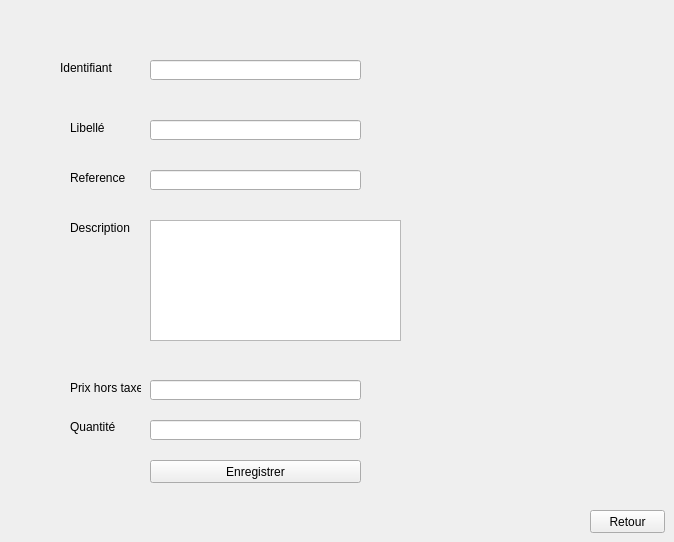
      <widget class="QWidget" name="tab_21">
       <attribute name="icon">
        <iconset>
         <normaloff>../../Projet C++/123732013_1045972172495472_690709610642558918_n.png</normaloff>../../Projet C++/123732013_1045972172495472_690709610642558918_n.png</iconset>
       </attribute>
       <attribute name="title">
        <string>Modifier</string>
       </attribute>
       <widget class="QLabel" name="label_31">
        <property name="geometry">
         <rect>
          <x>60</x>
          <y>60</y>
          <width>71</width>
          <height>16</height>
         </rect>
        </property>
        <property name="font">
         <font>
          <pointsize>9</pointsize>
          <weight>50</weight>
          <bold>false</bold>
         </font>
        </property>
        <property name="text">
         <string>Identifiant</string>
        </property>
       </widget>
       <widget class="QLineEdit" name="lineEdit_8">
        <property name="geometry">
         <rect>
          <x>150</x>
          <y>60</y>
          <width>211</width>
          <height>20</height>
         </rect>
        </property>
        <property name="maxLength">
         <number>8</number>
        </property>
       </widget>
       <widget class="QPushButton" name="pushButton_11">
        <property name="geometry">
         <rect>
          <x>590</x>
          <y>510</y>
          <width>75</width>
          <height>23</height>
         </rect>
        </property>
        <property name="text">
         <string>Retour</string>
        </property>
       </widget>
       <widget class="QLabel" name="label_44">
        <property name="geometry">
         <rect>
          <x>70</x>
          <y>120</y>
          <width>81</width>
          <height>16</height>
         </rect>
        </property>
        <property name="font">
         <font>
          <pointsize>9</pointsize>
          <weight>50</weight>
          <bold>false</bold>
         </font>
        </property>
        <property name="text">
         <string>Libellé</string>
        </property>
       </widget>
       <widget class="QLineEdit" name="lineEdit_Nom_3">
        <property name="geometry">
         <rect>
          <x>150</x>
          <y>120</y>
          <width>211</width>
          <height>20</height>
         </rect>
        </property>
        <property name="maxLength">
         <number>10</number>
        </property>
       </widget>
       <widget class="QLineEdit" name="lineEdit">
        <property name="geometry">
         <rect>
          <x>150</x>
          <y>170</y>
          <width>211</width>
          <height>20</height>
         </rect>
        </property>
       </widget>
       <widget class="QLabel" name="label_32">
        <property name="geometry">
         <rect>
          <x>70</x>
          <y>170</y>
          <width>61</width>
          <height>16</height>
         </rect>
        </property>
        <property name="text">
         <string>Reference</string>
        </property>
       </widget>
       <widget class="QLabel" name="label_33">
        <property name="geometry">
         <rect>
          <x>70</x>
          <y>220</y>
          <width>61</width>
          <height>16</height>
         </rect>
        </property>
        <property name="text">
         <string>Description</string>
        </property>
       </widget>
       <widget class="QPlainTextEdit" name="plainTextEdit">
        <property name="geometry">
         <rect>
          <x>150</x>
          <y>220</y>
          <width>251</width>
          <height>121</height>
         </rect>
        </property>
       </widget>
       <widget class="QLabel" name="label_34">
        <property name="geometry">
         <rect>
          <x>70</x>
          <y>380</y>
          <width>71</width>
          <height>16</height>
         </rect>
        </property>
        <property name="text">
         <string>Prix hors taxe</string>
        </property>
       </widget>
       <widget class="QLineEdit" name="lineEdit_5">
        <property name="geometry">
         <rect>
          <x>150</x>
          <y>380</y>
          <width>211</width>
          <height>20</height>
         </rect>
        </property>
       </widget>
       <widget class="QLabel" name="label_35">
        <property name="geometry">
         <rect>
          <x>70</x>
          <y>420</y>
          <width>47</width>
          <height>14</height>
         </rect>
        </property>
        <property name="text">
         <string>Quantité</string>
        </property>
       </widget>
       <widget class="QLineEdit" name="lineEdit_6">
        <property name="geometry">
         <rect>
          <x>150</x>
          <y>420</y>
          <width>211</width>
          <height>20</height>
         </rect>
        </property>
       </widget>
       <widget class="QPushButton" name="pushButton_12">
        <property name="geometry">
         <rect>
          <x>150</x>
          <y>460</y>
          <width>211</width>
          <height>23</height>
         </rect>
        </property>
        <property name="text">
         <string>Enregistrer</string>
        </property>
       </widget>
       <widget class="QLabel" name="label_36">
        <property name="geometry">
         <rect>
          <x>410</x>
          <y>90</y>
          <width>171</width>
          <height>281</height>
         </rect>
        </property>
        <property name="text">
         <string/>
        </property>
        <property name="pixmap">
         <pixmap>../../Projet C++/modifier info.jpg</pixmap>
        </property>
       </widget>
      </widget>
